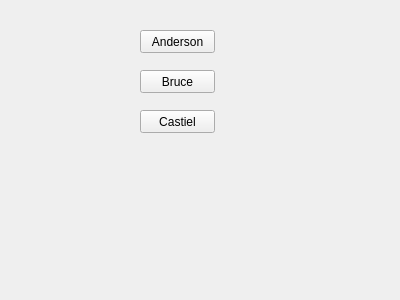
<?xml version="1.0" encoding="UTF-8"?>
<ui version="4.0">
 <class>Widget</class>
 <widget class="QWidget" name="Widget">
  <property name="geometry">
   <rect>
    <x>0</x>
    <y>0</y>
    <width>400</width>
    <height>300</height>
   </rect>
  </property>
  <property name="windowTitle">
   <string>Widget</string>
  </property>
  <widget class="QPushButton" name="pushButtonAnderson">
   <property name="geometry">
    <rect>
     <x>140</x>
     <y>30</y>
     <width>75</width>
     <height>23</height>
    </rect>
   </property>
   <property name="text">
    <string>Anderson</string>
   </property>
  </widget>
  <widget class="QPushButton" name="pushButtonBruce">
   <property name="geometry">
    <rect>
     <x>140</x>
     <y>70</y>
     <width>75</width>
     <height>23</height>
    </rect>
   </property>
   <property name="text">
    <string>Bruce</string>
   </property>
  </widget>
  <widget class="QPushButton" name="pushButtonCastiel">
   <property name="geometry">
    <rect>
     <x>140</x>
     <y>110</y>
     <width>75</width>
     <height>23</height>
    </rect>
   </property>
   <property name="text">
    <string>Castiel</string>
   </property>
  </widget>
 </widget>
 <layoutdefault spacing="6" margin="11"/>
 <resources/>
 <connections/>
</ui>
